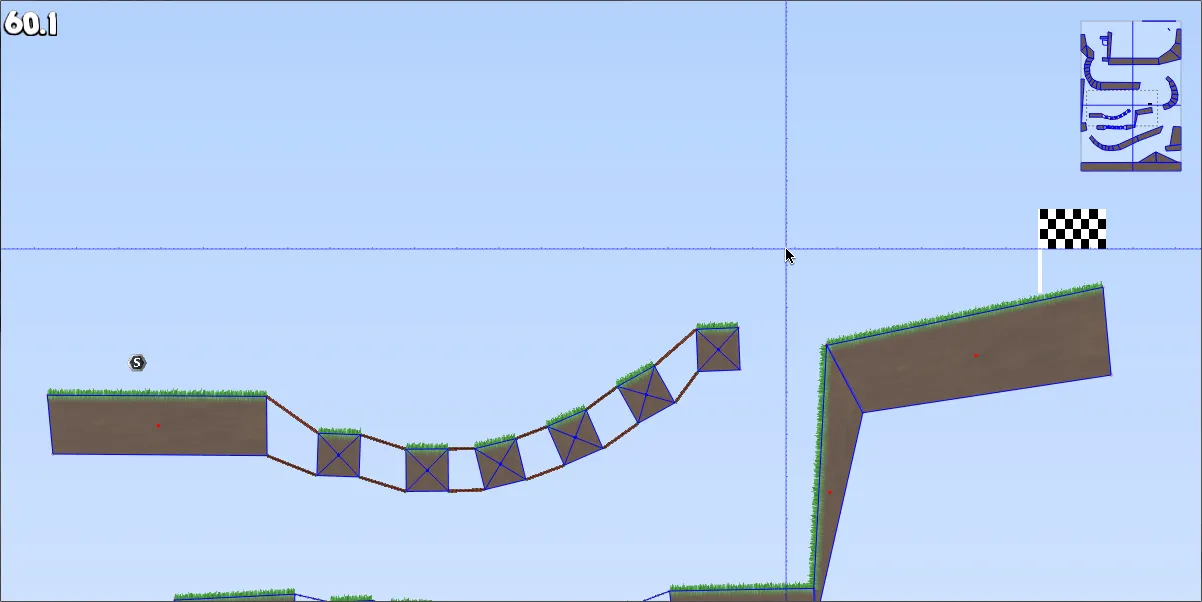
#> input picture data/img/JumpNRun_LevelEditor.webp, 1202 x 602 px
$ python gen_thumb.py data/img/JumpNRun_LevelEditor.webp   (older library calls are emulated)
#> lines starting #> are read from the running program, lines starting #| are printed output that depends on the picture
import os
import sys
import glob
from PIL import Image, ImageOps

#Config
prefix = "thumb_"
thumbnail_size = 200, 200

def list_files(path):
	return [f for f in os.listdir(path) if os.path.isfile(os.path.join(path, f))]

# Generates Thumbnails if not already present
def gen_thumbnail(path):
#> called with path = 'data/img/JumpNRun_LevelEditor.webp'
	dir, name = os.path.split(path);
	full_thumb_path = os.path.join(dir, prefix + name);
	print("Generating thumbnail:", full_thumb_path)
	if os.path.isfile(path) and not os.path.isfile(full_thumb_path):
		with Image.open(path) as im:
#> im is the input picture: PIL image 1202x602 RGB; mean R, G, B 182.2, 204.8, 237.1
			im = ImageOps.fit(im, thumbnail_size, Image.ANTIALIAS)
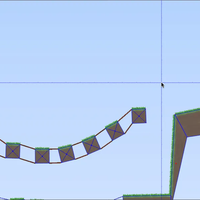
#> im: PIL image 200x200 RGB; mean R, G, B 183.5, 207.2, 240.2
			im.save(full_thumb_path, optimize=True, quality=95)
	return

for p in glob.glob(sys.argv[1]):
	gen_thumbnail(p)
